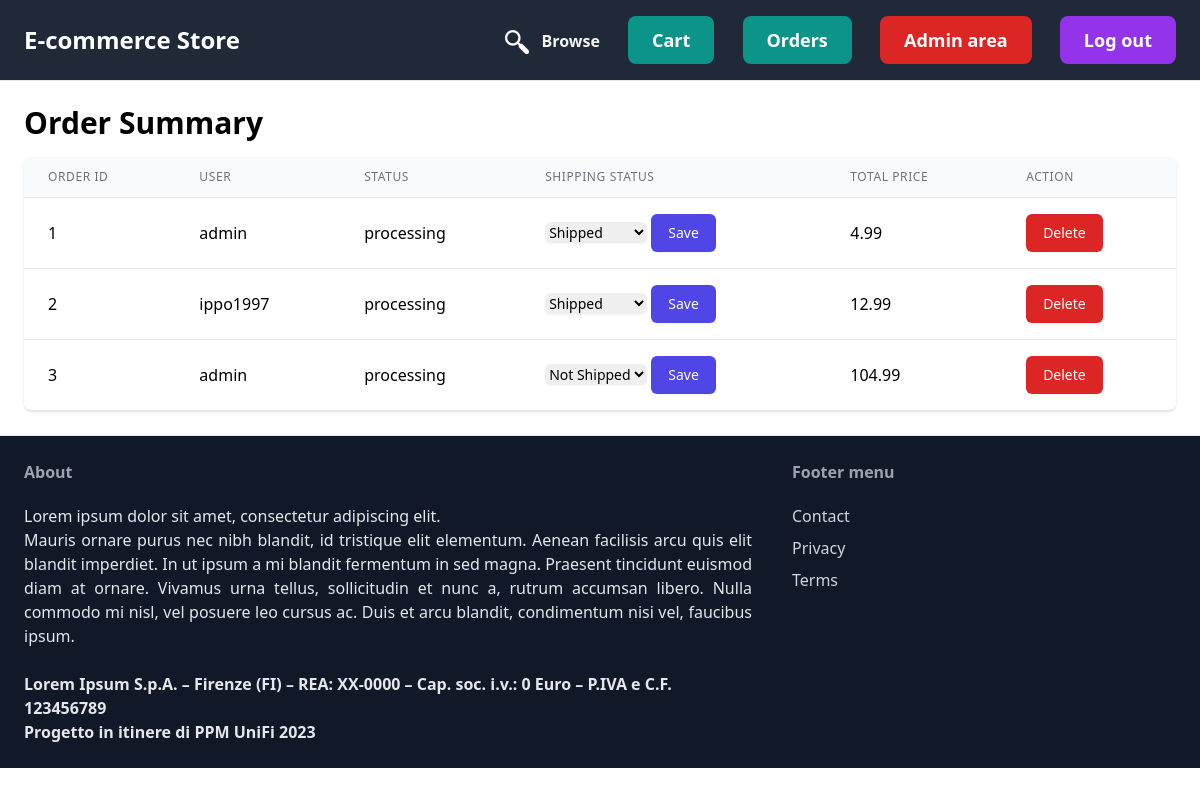
The app's page /order-summary/ (signed in), older data.
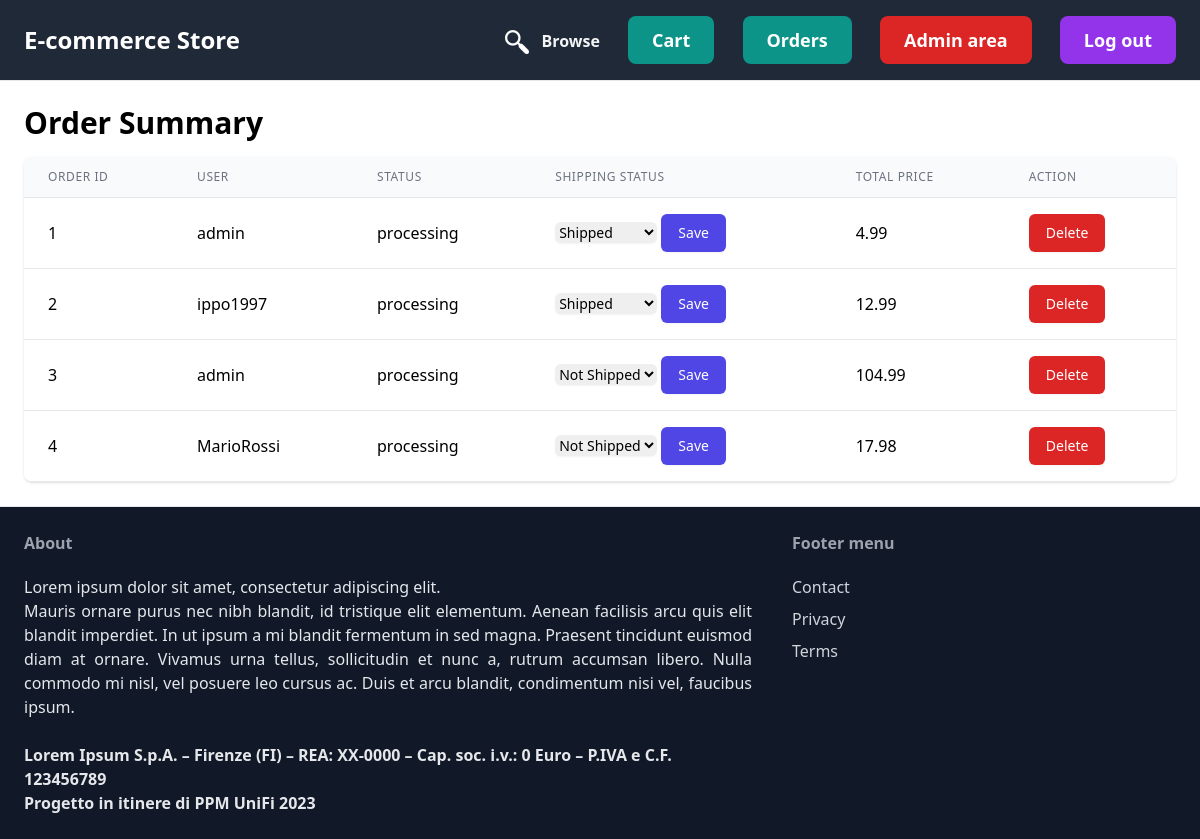
The same page, newer data.
### core/models.py (models this page shows, shortened)
class Order(models.Model):
    user = models.ForeignKey(User, on_delete=models.CASCADE)
    items = models.ManyToManyField('item.Item')
    status = models.CharField(max_length=255, choices=(
        ('processing', 'In elaborazione'),
    ))
    shipping_status = models.CharField(max_length=255, choices=(
        ('not_shipped', 'Non spedito'),
        ('shipped', 'Spedito'),
    ), default='not_shipped')
    total_price = models.DecimalField(max_digits=10, decimal_places=2, default=Decimal('0.00'))
    created_at = models.DateTimeField(auto_now_add=True)

### core/views.py (the view, shortened to what this page needs)
# urls.py: path('order-summary/', views.order_summary, name='order_summary'),
@login_required
def order_summary(request):
    allowed_statuses = ['processing']
    if request.user.is_superuser:
        orders = Order.objects.all()
    else:
        orders = Order.objects.filter(user=request.user)
    for order in orders:
        order.total_price = sum(item.price for item in order.items.all())
        order.save()
    return render(request, 'core/order_summary.html', {'orders': orders, 'allowed_statuses': allowed_statuses})

### core/templates/core/order_summary.html (shortened to what the changed rows need)
{% extends 'core/base.html' %}
{% block content %}
    <h1 class="text-3xl font-bold mb-4">Order Summary</h1>
    <div class="flex flex-col">
        <div class="-my-2 overflow-x-auto sm:-mx-6 lg:-mx-8">
            <div class="py-2 align-middle inline-block min-w-full sm:px-6 lg:px-8">
                <div class="shadow overflow-hidden border-b border-gray-200 sm:rounded-lg">
                    <table class="min-w-full divide-y divide-gray-200">
                        <thead class="bg-gray-50">
                            <tr>
                                <th scope="col" class="px-6 py-3 text-left text-xs font-medium text-gray-500 uppercase tracking-wider">Order ID</th>
                                <th scope="col" class="px-6 py-3 text-left text-xs font-medium text-gray-500 uppercase tracking-wider">User</th>
                                <th scope="col" class="px-6 py-3 text-left text-xs font-medium text-gray-500 uppercase tracking-wider">Status</th>
                                <th scope="col" class="px-6 py-3 text-left text-xs font-medium text-gray-500 uppercase tracking-wider">Shipping Status</th>
                                <th scope="col" class="px-6 py-3 text-left text-xs font-medium text-gray-500 uppercase tracking-wider">Total Price</th>
                                <th scope="col" class="px-6 py-3 text-left text-xs font-medium text-gray-500 uppercase tracking-wider">Action</th>
                            </tr>
                        </thead>
                        <tbody class="bg-white divide-y divide-gray-200">
                            {% for order in orders %}
                                <tr>
                                    <td class="px-6 py-4 whitespace-nowrap">{{ order.id }}</td>
                                    <td class="px-6 py-4 whitespace-nowrap">{{ order.user.username }}</td>
                                    <td class="px-6 py-4 whitespace-nowrap">{{ order.status }}</td>
                                    <td class="px-6 py-4 whitespace-nowrap">
                                        {% if request.user.is_superuser %}
                                            <form method="POST" action="{% url 'core:order_summary' %}">
                                                <select name="shipping_status" class="border-gray-300 rounded-md shadow-sm focus:ring-indigo-500 focus:border-indigo-500 sm:text-sm">
                                                    <option value="not_shipped" {% if order.shipping_status == 'not_shipped' %}selected{% endif %}>Not Shipped</option>
                                                    <option value="shipped" {% if order.shipping_status == 'shipped' %}selected{% endif %}>Shipped</option>
                                                </select>
                                                <button type="submit" class="inline-flex items-center px-4 py-2 border border-transparent rounded-md shadow-sm text-sm font-medium text-white bg-indigo-600 hover:bg-indigo-700 focus:outline-none focus:ring-2 focus:ring-offset-2 focus:ring-indigo-500">Save</button>
                                            </form>
                                        {% else %}
                                            {{ order.shipping_status }}
                                        {% endif %}
                                    </td>
                                    <td class="px-6 py-4 whitespace-nowrap">{{ order.total_price }}</td>
                                    <td class="px-6 py-4 whitespace-nowrap">
                                        {% if order.status in allowed_statuses %}
                                            <form method="POST" action="{% url 'core:delete_order' order.id %}">
                                                <button type="submit" class="inline-flex items-center px-4 py-2 border border-transparent rounded-md shadow-sm text-sm font-medium text-white bg-red-600 hover:bg-red-700 focus:outline-none focus:ring-2 focus:ring-offset-2 focus:ring-red-500">Delete</button>
                                            </form>
                                        {% endif %}
                                    </td>
                                </tr>
                            {% endfor %}
                        </tbody>
                    </table>
                </div>
            </div>
        </div>
    </div>
{% endblock %}

Row changes from the older to the newer data that the page shows:
added Order: id "4", user.username "MarioRossi", status "processing", shipping_status "Not Shipped", total_price "17.98", shows "Delete"
